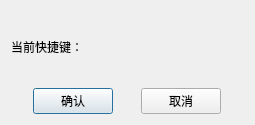
<?xml version="1.0" encoding="UTF-8"?>
<ui version="4.0">
 <class>Dialog</class>
 <widget class="QDialog" name="Dialog">
  <property name="geometry">
   <rect>
    <x>0</x>
    <y>0</y>
    <width>255</width>
    <height>125</height>
   </rect>
  </property>
  <property name="windowTitle">
   <string>设置快捷键</string>
  </property>
  <layout class="QVBoxLayout" name="verticalLayout" stretch="1,0">
   <item>
    <layout class="QHBoxLayout" name="horizontalLayout_2" stretch="0,1">
     <item>
      <widget class="QLabel" name="label">
       <property name="text">
        <string>当前快捷键：</string>
       </property>
      </widget>
     </item>
     <item>
      <widget class="QLabel" name="label_hotkey">
       <property name="text">
        <string/>
       </property>
      </widget>
     </item>
    </layout>
   </item>
   <item>
    <layout class="QHBoxLayout" name="horizontalLayout">
     <item>
      <widget class="QPushButton" name="pushButton_confirm">
       <property name="sizePolicy">
        <sizepolicy hsizetype="Fixed" vsizetype="Fixed">
         <horstretch>0</horstretch>
         <verstretch>0</verstretch>
        </sizepolicy>
       </property>
       <property name="text">
        <string>确认</string>
       </property>
      </widget>
     </item>
     <item>
      <widget class="QPushButton" name="pushButton_cancel">
       <property name="sizePolicy">
        <sizepolicy hsizetype="Fixed" vsizetype="Fixed">
         <horstretch>0</horstretch>
         <verstretch>0</verstretch>
        </sizepolicy>
       </property>
       <property name="text">
        <string>取消</string>
       </property>
      </widget>
     </item>
    </layout>
   </item>
  </layout>
 </widget>
 <resources/>
 <connections/>
</ui>
